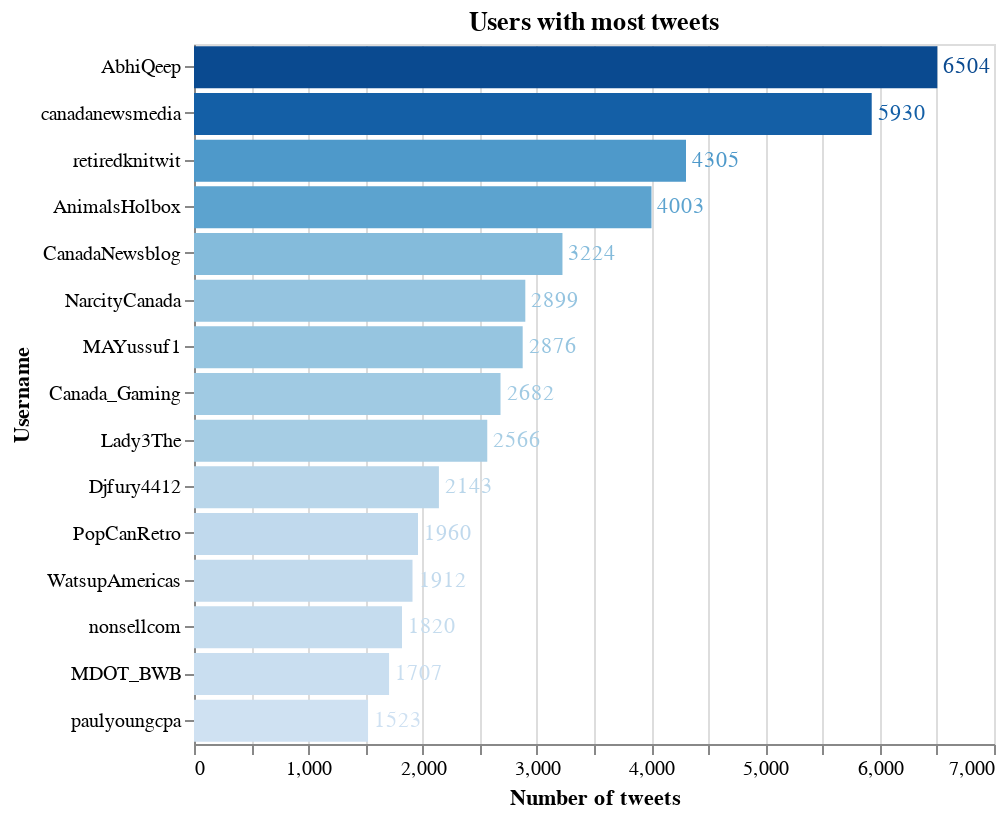

The notebook cell saved with this chart:
### Code cell
# Users with most tweets that mention/or are related with the official Canadian accounts.
df_aux = pd.DataFrame(df_tot.groupby(['username'])['content'].count()).reset_index().sort_values(by=['content'], ascending=False).reset_index(drop=True)#['username']

bars = alt.Chart(df_aux[:15]).mark_bar().encode(
    x=alt.X('content', title="Number of tweets"),
    y=alt.Y('username', sort=list(df_aux['username'][:15]), title="Username"),
    color=alt.Color('content', legend=None)
).properties(
    title='Users with most tweets'
)

text = bars.mark_text(
    align='left',
    baseline='middle',
    dx=3  # Nudges text to right so it doesn't appear on top of the bar
).encode(
    text='content:Q'
)

(bars + text).properties(height=350)

### Figure 1 — Vega-Lite specification as saved in the notebook (floating-point values rounded to 4 significant figures)
{"$schema": "https://vega.github.io/schema/vega-lite/v4.8.1.json", "config": {"view": {"continuousHeight": 300, "continuousWidth": 400}}, "data": {"name": "data-a94462a069ed1df0023e091978f658fc"}, "datasets": {"data-a94462a069ed1df0023e091978f658fc": [{"content": 6504, "username": "AbhiQeep"}, {"content": 5930, "username": "canadanewsmedia"}, {"content": 4305, "username": "retiredknitwit"}, {"content": 4003, "username": "AnimalsHolbox"}, {"content": 3224, "username": "CanadaNewsblog"}, {"content": 2899, "username": "NarcityCanada"}, {"content": 2876, "username": "MAYussuf1"}, {"content": 2682, "username": "Canada_Gaming"}, {"content": 2566, "username": "Lady3The"}, {"content": 2143, "username": "Djfury4412"}, {"content": 1960, "username": "PopCanRetro"}, {"content": 1912, "username": "WatsupAmericas"}, {"content": 1820, "username": "nonsellcom"}, {"content": 1707, "username": "MDOT_BWB"}, {"content": 1523, "username": "paulyoungcpa"}]}, "height": 350, "layer": [{"encoding": {"color": {"field": "content", "legend": null, "type": "quantitative"}, "x": {"field": "content", "title": "Number of tweets", "type": "quantitative"}, "y": {"field": "username", "sort": ["AbhiQeep", "canadanewsmedia", "retiredknitwit", "AnimalsHolbox", "CanadaNewsblog", "NarcityCanada", "MAYussuf1", "Canada_Gaming", "Lady3The", "Djfury4412", "PopCanRetro", "WatsupAmericas", "nonsellcom", "MDOT_BWB", "paulyoungcpa"], "title": "Username", "type": "nominal"}}, "mark": "bar", "title": "Users with most tweets"}, {"encoding": {"color": {"field": "content", "legend": null, "type": "quantitative"}, "text": {"field": "content", "type": "quantitative"}, "x": {"field": "content", "title": "Number of tweets", "type": "quantitative"}, "y": {"field": "username", "sort": ["AbhiQeep", "canadanewsmedia", "retiredknitwit", "AnimalsHolbox", "CanadaNewsblog", "NarcityCanada", "MAYussuf1", "Canada_Gaming", "Lady3The", "Djfury4412", "PopCanRetro", "WatsupAmericas", "nonsellcom", "MDOT_BWB", "paulyoungcpa"], "title": "Username", "type": "nominal"}}, "mark": {"align": "left", "baseline": "middle", "dx": 3, "type": "text"}, "title": "Users with most tweets"}]}
